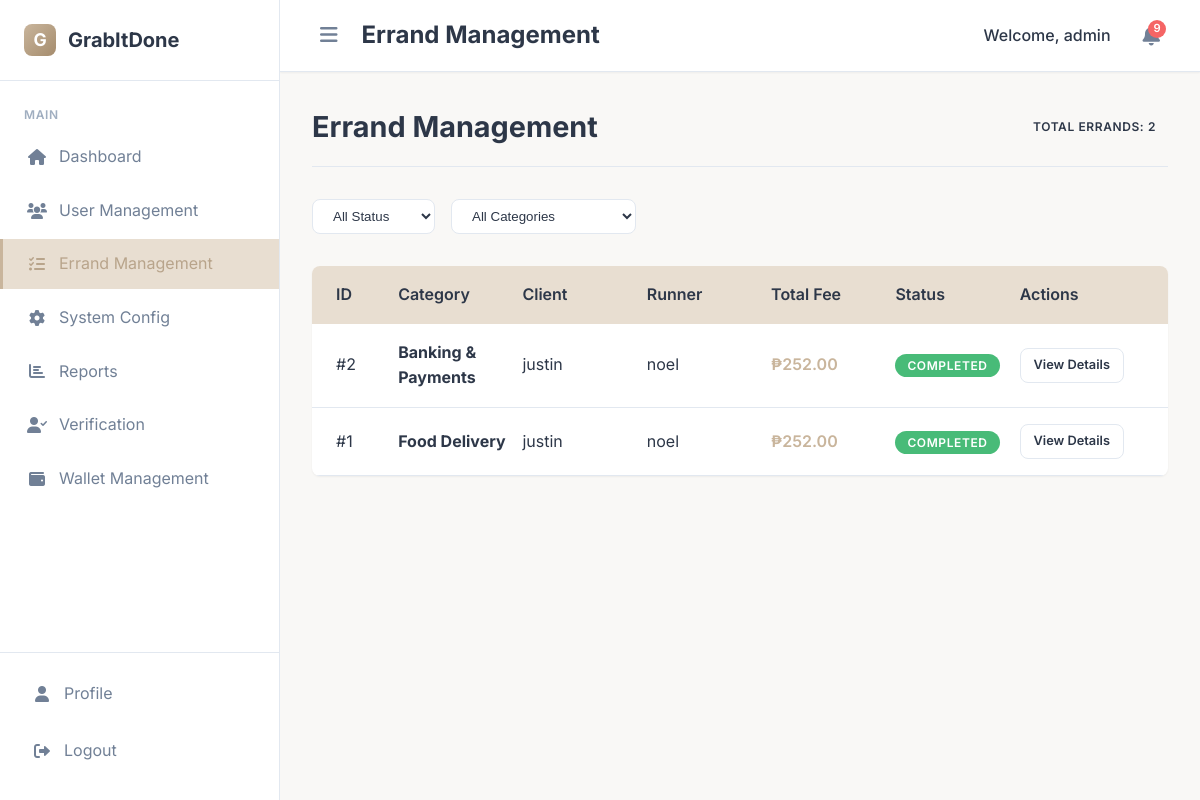
The page /admin/errands (signed in) on the database its author committed.
### app/models.py (models this page shows, shortened)
class Errand(db.Model):
    id = db.Column(db.Integer, primary_key=True)
    category = db.Column(db.String(100), nullable=False)
    description = db.Column(db.Text, nullable=False)
    pickup_address = db.Column(db.String(200), nullable=False)
    dropoff_address = db.Column(db.String(200), nullable=False)
    barangay = db.Column(db.String(100), nullable=False)
    preferred_time = db.Column(db.DateTime)
    proposed_fee = db.Column(db.Float, nullable=False)
    final_fee = db.Column(db.Float)
    status = db.Column(db.String(20), default='Pending')
    client_id = db.Column(db.Integer, db.ForeignKey('user.id'), nullable=False)
    runner_id = db.Column(db.Integer, db.ForeignKey('user.id'))
    payment_id = db.Column(db.Integer, db.ForeignKey('payment.id'))
    created_at = db.Column(db.DateTime, default=datetime.utcnow)
    updated_at = db.Column(db.DateTime, default=datetime.utcnow, onupdate=datetime.utcnow)
    accepted_at = db.Column(db.DateTime)
    completed_at = db.Column(db.DateTime)
    payment = db.relationship('Payment', backref='errand_payment', foreign_keys=[payment_id])

class User(db.Model):
    id = db.Column(db.Integer, primary_key=True)
    username = db.Column(db.String(80), unique=True, nullable=False)
    email = db.Column(db.String(120), unique=True, nullable=False)
    password_hash = db.Column(db.String(200), nullable=False)
    role = db.Column(db.String(20), nullable=False)  # client, runner, admin
    first_name = db.Column(db.String(50))
    last_name = db.Column(db.String(50))
    phone = db.Column(db.String(20))
    barangay = db.Column(db.String(100))
    address = db.Column(db.Text)
    bio = db.Column(db.Text)
    vehicle_type = db.Column(db.String(50))
    available_hours = db.Column(db.String(100))
    verified = db.Column(db.Boolean, default=False)
    verification_requested = db.Column(db.Boolean, default=False)
    verification_status = db.Column(db.String(20), default='not_requested')
    last_verification_date = db.Column(db.DateTime)
    rejection_reason = db.Column(db.Text, nullable=True)
    is_active = db.Column(db.Boolean, default=True)
    created_at = db.Column(db.DateTime, default=datetime.utcnow)
    wallet_balance = db.Column(db.Float, default=0.0)
    total_earnings = db.Column(db.Float, default=0.0)
    total_spent = db.Column(db.Float, default=0.0)
    average_rating = db.Column(db.Float, default=0.0)
    rating_count = db.Column(db.Integer, default=0)
    received_ratings = db.relationship('Rating', foreign_keys='Rating.runner_id', backref='rated_runner', lazy=True)
    given_ratings = db.relationship('Rating', foreign_keys='Rating.client_id', backref='rating_author', lazy=True)
    created_errands = db.relationship('Errand', foreign_keys='Errand.client_id', backref='user_client', lazy=True)
    accepted_errands = db.relationship('Errand', foreign_keys='Errand.runner_id', backref='user_runner', lazy=True)
    client_payments = db.relationship('Payment', foreign_keys='Payment.client_id', backref='payment_client_user', lazy=True)
    runner_payments = db.relationship('Payment', foreign_keys='Payment.runner_id', backref='payment_runner_user', lazy=True)
    wallet_transactions = db.relationship('WalletTransaction', backref='transaction_user', lazy=True)
    user_payment_methods = db.relationship('PaymentMethod', backref='method_owner', lazy=True)
    user_wallet = db.relationship('Wallet', backref='wallet_owner_user', uselist=False)

### app/routes.py (the view)
@bp.route('/admin/errands')
@login_required('admin')
def admin_errands():
    errands = Errand.query.order_by(Errand.created_at.desc()).all()
    return render_template('admin/errand_management.html', errands=errands)

### app/routes.py (called while the page is built)
def validate_session():
    if 'user_id' not in session:
        return False
    session_hash = session.get('session_id')
    cookie_session = request.cookies.get('user_session')
    if not session_hash or not cookie_session:
        return False
    expected_cookie = f"{session['user_id']}_{session_hash}"
    return cookie_session == expected_cookie

### app/templates/admin/errand_management.html (shortened to what this page needs)
{% extends 'base.html' %}
{% block header_title %}Errand Management{% endblock %}
{% block content %}
<div class="page-header">
    <h1 style="margin: 0; font-size: 1.8rem;">Errand Management</h1>
    <span class="badge badge-info">Total Errands: {{ errands|length }}</span>
</div>
<div class="filters">
    <select class="filter-select" id="statusFilter">
        <option value="">All Status</option>
    </select>
    <select class="filter-select" id="categoryFilter">
        <option value="">All Categories</option>
    </select>
</div>
<div class="errands-table">
    <div class="table-header">
        <div>ID</div>
        <div>Category</div>
        <div>Client</div>
        <div>Runner</div>
        <div>Total Fee</div>
        <div>Status</div>
        <div>Actions</div>
    </div>
    {% for errand in errands %}
    <div class="table-row" data-status="{{ errand.status|lower|replace(' ', '-') }}" data-category="{{ errand.category }}">
        <div class="errand-id">#{{ errand.id }}</div>
        <div class="errand-category">
            <strong>{{ errand.category }}</strong>
        </div>
        <div class="client-info">
            {{ errand.user_client.username }}
        </div>
        <div class="runner-info">
            {{ errand.user_runner.username if errand.user_runner else 'Not assigned' }}
        </div>
        <div class="fee-amount">
            ₱{{ "%.2f"|format(errand.final_fee if errand.final_fee else errand.proposed_fee) }}
        </div>
        <div>
            <span class="badge badge-{{ errand.status|lower|replace(' ', '-') }}">
                {{ errand.status }}
            </span>
        </div>
        <div class="action-buttons">
            <a href="{{ url_for('main.view_errand', errand_id=errand.id) }}" class="btn btn-sm btn-secondary">
                View Details
            </a>
        </div>
    </div>
    {% endfor %}
</div>
{% endblock %}

### app/templates/base.html (style rules this page uses)
:root { --primary: #C9B59C; --primary-dark: #B8A48B; --primary-light: #E8DED1; --secondary: #D9CFC7; --accent: #A58C6D; --background: #F9F8F6; --surface: #FFFFFF; --text-primary: #2D3748; --text-secondary: #718096; --text-muted: #A0AEC0; --border: #E2E8F0; --success: #48BB78; --warning: #ED8936; --error: #F56565; --info: #4299E1; --shadow-sm: 0 1px 2px 0 rgba(0, 0, 0, 0.05); --shadow: 0 1px 3px 0 rgba(0, 0, 0, 0.1), 0 1px 2px 0 rgba(0, 0, 0, 0.06); --shadow-md: 0 4px 6px -1px rgba(0, 0, 0, 0.1), 0 2px 4px -1px rgba(0, 0, 0, 0.06); --shadow-lg: 0 10px 15px -3px rgba(0, 0, 0, 0.1), 0 4px 6px -2px rgba(0, 0, 0, 0.05); --radius: 8px; --radius-lg: 16px; --sidebar-width: 280px; --sidebar-width-collapsed: 70px; }
* { margin: 0; padding: 0; box-sizing: border-box; }
body { font-family: 'Inter', sans-serif; line-height: 1.6; color: var(--text-primary); background: var(--background); min-height: 100vh; }
.btn { display: inline-flex; align-items: center; justify-content: center; gap: 0.5rem; padding: 0.75rem 1.5rem; border: none; border-radius: var(--radius); font-weight: 600; font-size: 0.9rem; text-decoration: none; cursor: pointer; font-family: inherit; }
.btn-secondary { background: var(--surface); color: var(--text-primary); border: 1px solid var(--border); }
.btn-sm { padding: 0.5rem 1rem; font-size: 0.8rem; }

### app/templates/admin/errand_management.html (style rules this page uses)
.page-header { display: flex; justify-content: space-between; align-items: center; margin-bottom: 2rem; padding-bottom: 1rem; border-bottom: 1px solid var(--border); }
.filters { display: flex; gap: 1rem; margin-bottom: 2rem; flex-wrap: wrap; }
.filter-select { padding: 0.5rem 1rem; border: 1px solid var(--border); border-radius: var(--radius); background: var(--surface); color: var(--text-primary); }
.errands-table { background: var(--surface); border-radius: var(--radius); overflow: hidden; box-shadow: var(--shadow-sm); }
.table-header { display: grid; grid-template-columns: 0.5fr 1fr 1fr 1fr 1fr 1fr 1fr; padding: 1rem 1.5rem; background: var(--primary-light); font-weight: 600; color: var(--text-primary); }
.table-row { display: grid; grid-template-columns: 0.5fr 1fr 1fr 1fr 1fr 1fr 1fr; padding: 1rem 1.5rem; border-bottom: 1px solid var(--border); align-items: center; }
.badge { padding: 0.25rem 0.75rem; border-radius: 20px; font-size: 0.75rem; font-weight: 600; text-transform: uppercase; letter-spacing: 0.05em; }
.badge-completed { background: var(--success); color: white; }
.action-buttons { display: flex; gap: 0.5rem; justify-content: flex-start; }
.btn-sm { padding: 0.4rem 0.8rem; font-size: 0.8rem; }
.fee-amount { font-weight: 600; color: var(--primary); }

### rows shown on the page
Errand: id "2", category "Banking & Payments", user_client.username "justin", user_runner "noel", final_fee "252.00", status "COMPLETED"
Errand: id "1", category "Food Delivery", user_client.username "justin", user_runner "noel", final_fee "252.00", status "COMPLETED"

### other values the page prints
{{ session.get('username') }} "admin"
{{ unread_notification_count }} "9"
{{ errands|length }} "2"
